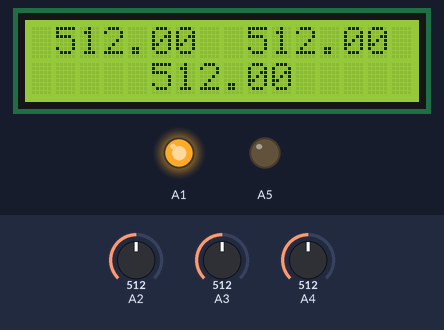
Recording of a sketch running on a simulated Arduino Uno, built with avr-gcc and run on an emulated ATmega328P. Shown: 16×2 character LCD, output pins drawn as LEDs (lit = HIGH). Inputs (shaded band) come from the test bench; at power-on: A2 = 512, A3 = 512, A4 = 512.

Above: at 1.2 s.
1.3 s: A2 set to 716
At 2.1 s:
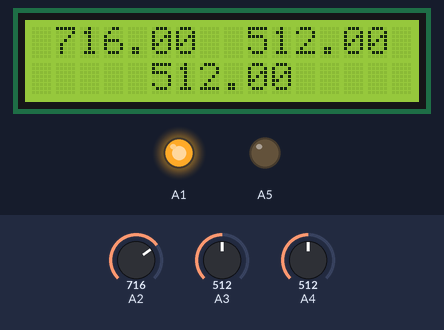
2.9 s: A3 set to 716
At 4.1 s:
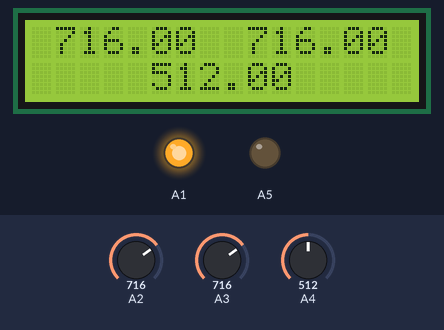
4.4 s: A4 set to 716
At 5.5 s:
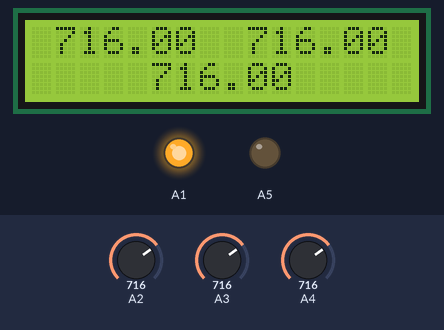
6.0 s: A2 set to 900
At 6.8 s:
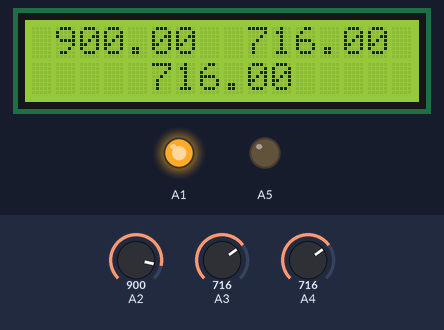
7.6 s: A3 set to 900
At 8.8 s:
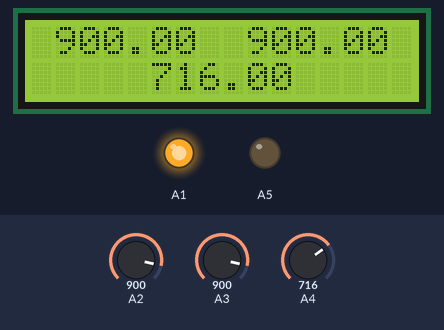
9.1 s: A4 set to 900
At 10.2 s:
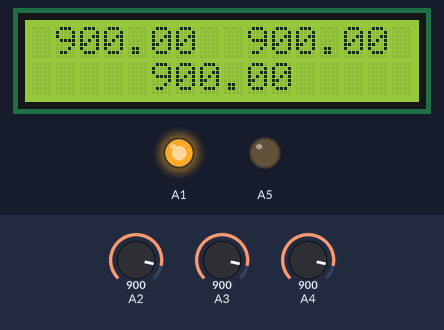
Timing chart, 0 to 11.7 s (numbered marks = the images above; inputs shaded):
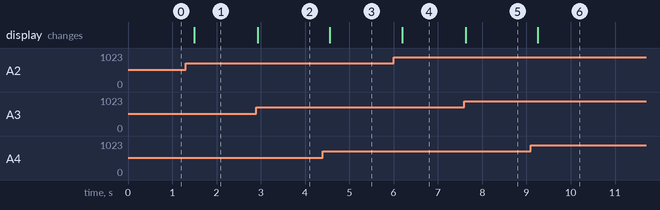

The sketch:

accelerometer.ino
```cpp
//Program to display x,y,z coordinates using accelerometer sensor
#include<LiquidCrystal.h>
LiquidCrystal lcd(11,12,4,5,6,7);
float x,y,z;
void setup()
{
  pinMode(A1,OUTPUT);
  pinMode(A2,INPUT);
  pinMode(A3,INPUT);
  pinMode(A4,INPUT);
  pinMode(A5,OUTPUT);
  lcd.begin(16,2);
  digitalWrite(A1,HIGH);
  digitalWrite(A5,LOW);
}

void loop() {
  // put your main code here, to run repeatedly:
  x=analogRead(A2);
  y=analogRead(A3);
  z=analogRead(A4);
  lcd.setCursor(1,0);
  lcd.print(x);
  lcd.setCursor(9,0);
  lcd.print(y);
  lcd.setCursor(5,1);
  lcd.print(z);
  delay(200);
}
```

Measured:
- after the input at 1.3 s, the display: changes after 0.20 s (image 1)
- after the input at 2.9 s, the display: changes at once (image 2)
- after the input at 4.4 s, the display: changes after 0.16 s (image 3)
- after the input at 6.0 s, the display: changes after 0.19 s (image 4)
- after the input at 7.6 s, the display: changes at once (image 5)
- after the input at 9.1 s, the display: changes after 0.16 s (image 6)
